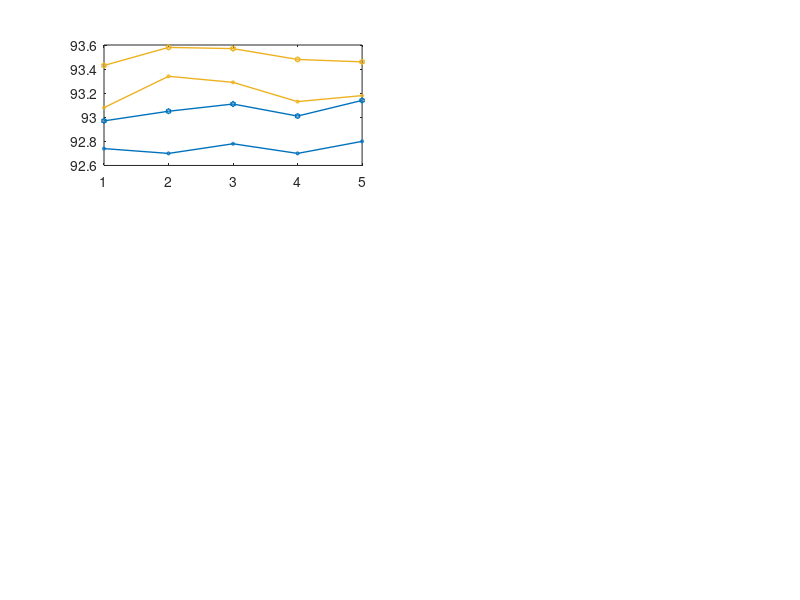

MATLAB code to generate this figure: (Note: this script raises an error after producing the figure.)
ave_acc_from_scratch=[92.74,92.70,92.78,92.70,92.80;
93.08,93.34,93.29,93.13,93.18;
93.45,93.65,93.42,93.34,93.73;
93.49,93.36,93.60,93.57,93.85;
92.46,92.85,92.83,92.64,92.89;
92.74,92.83,93.10,93.41,92.93;
71.33,71.44,71.12,71.58,71.35;
72.97,73.11,73.29,73.04,73.13;
72.03,72.82,72.96,73.17,73.61;
73.75,72.84,73.13,72.50,74.89;
71.04,72.04,71.23,71.82,72.46;
73.44,72.96,72.36,73.47,72.93];

best_acc_from_scratch=[92.97,93.05,93.11,93.01,93.14;
93.43,93.58,93.57,93.48,93.46;
93.79,93.92,93.64,93.74,94.10;
93.73,93.52,93.94,93.86,94.23;
92.80,93.00,93.13,92.95,93.17;
93.15,93.06,93.42,93.61,93.25;
72.08,71.88,71.82,72.40,71.92;
73.58,73.88,73.68,73.37,73.88;
72.23,73.41,73.26,73.80,74.43;
74.26,73.57,73.54,73.16,75.29;
71.98,73.65,72.02,72.84,73.14;
74.66,73.88,72.95,74.18,74.49];

ave_acc_pretrain=[92.75,92.81,92.70,93.11,92.88;
93.47,93.77,93.49,93.84,93.62;
93.77,93.66,93.69,93.77,93.97;
93.94,94.17,94.08,94.02,94.39;
92.75,92.97,92.90,92.84,93.08;
93.24,92.86,93.08,93.06,93.39;
71.35,71.56,71.93,71.61,71.63;
73.71,74.00,73.71,73.76,74.16;
73.81,73.88,74.03,74.05,74.39;
75.34,75.84,75.61,75.84,75.84;
73.51,74.79,74.25,74.47,75.04;
74.36,75.30,74.81,75.01,75.67];

best_acc_pretrain=[93.09,92.91,92.80,93.32,93.00;
93.80,94.15,93.73,94.16,93.98;
93.95,93.88,93.98,94.09,94.07;
94.12,94.41,94.32,94.34,94.61;
93.26,93.30,93.19,93.49,93.37;
93.41,93.17,93.50,93.28,93.81;
71.78,72.04,72.55,72.28,72.36;
74.17,74.43,73.93,74.21,75.02;
74.33,74.38,74.55,74.62,74.92;
75.90,76.48,75.85,76.47,76.26;
74.59,75.14,74.65,74.92,75.63;
74.81,76.06,75.81,75.93,76.64];
m=1;
l = [18, 34, 50, 18, 34, 50];
for j=1:2
    for i=1:3
%     i+(j-1)*3
    subplot(3,2,(i-1)*2+j);         

    plot(best_acc_from_scratch((m-1)*2+2:(m-1)*2+2,:)','-h','color','#EDB120','LineWidth',1,'MarkerSize',4)
    hold on;
    plot(ave_acc_from_scratch((m-1)*2+2:(m-1)*2+2,:)','-o','color','#EDB120','LineWidth',1,'MarkerSize',2)
    
    plot(best_acc_from_scratch((m-1)*2+1:(m-1)*2+1,:)','-h','color','#0072BD','LineWidth',1,'MarkerSize',4)

    plot(ave_acc_from_scratch((m-1)*2+1:(m-1)*2+1,:)','-o','color','#0072BD','LineWidth',1,'MarkerSize',2)
%     plot(best_acc_pretrain((m-1)*2+2:(m-1)*2+2,:)','-h','color','#EDB120','LineWidth',1,'MarkerSize',4)
%     hold on;
%     plot(ave_acc_pretrain((m-1)*2+2:(m-1)*2+2,:)','-o','color','#EDB120','LineWidth',1,'MarkerSize',2)
%     
%     plot(best_acc_pretrain((m-1)*2+1:(m-1)*2+1,:)','-h','color','#0072BD','LineWidth',1,'MarkerSize',4)
% 
%     plot(ave_acc_pretrain((m-1)*2+1:(m-1)*2+1,:)','-o','color','#0072BD','LineWidth',1,'MarkerSize',2)
    
    ylabel(["ResNet-"+num2str(l(m))],"FontName","Times New Roman","FontSize",10);
    xticklabels(["0","0.3","0.5","0.7","1"])    
    m = m+1;
    xlabel("\itp")
    %xlabel("\itp","FontName","Times New Roman");
    end
end
subplot(3,2,1),title("CIFAR-10")
subplot(3,2,2),title("CIFAR-100")
legend("Best acc. CFs","Ave. acc. CFs","Best acc. CFl","Ave. acc. CFl",'fontsize',8,'orientation','horizontal');
set(gcf,'position',[360,40,560,585]);